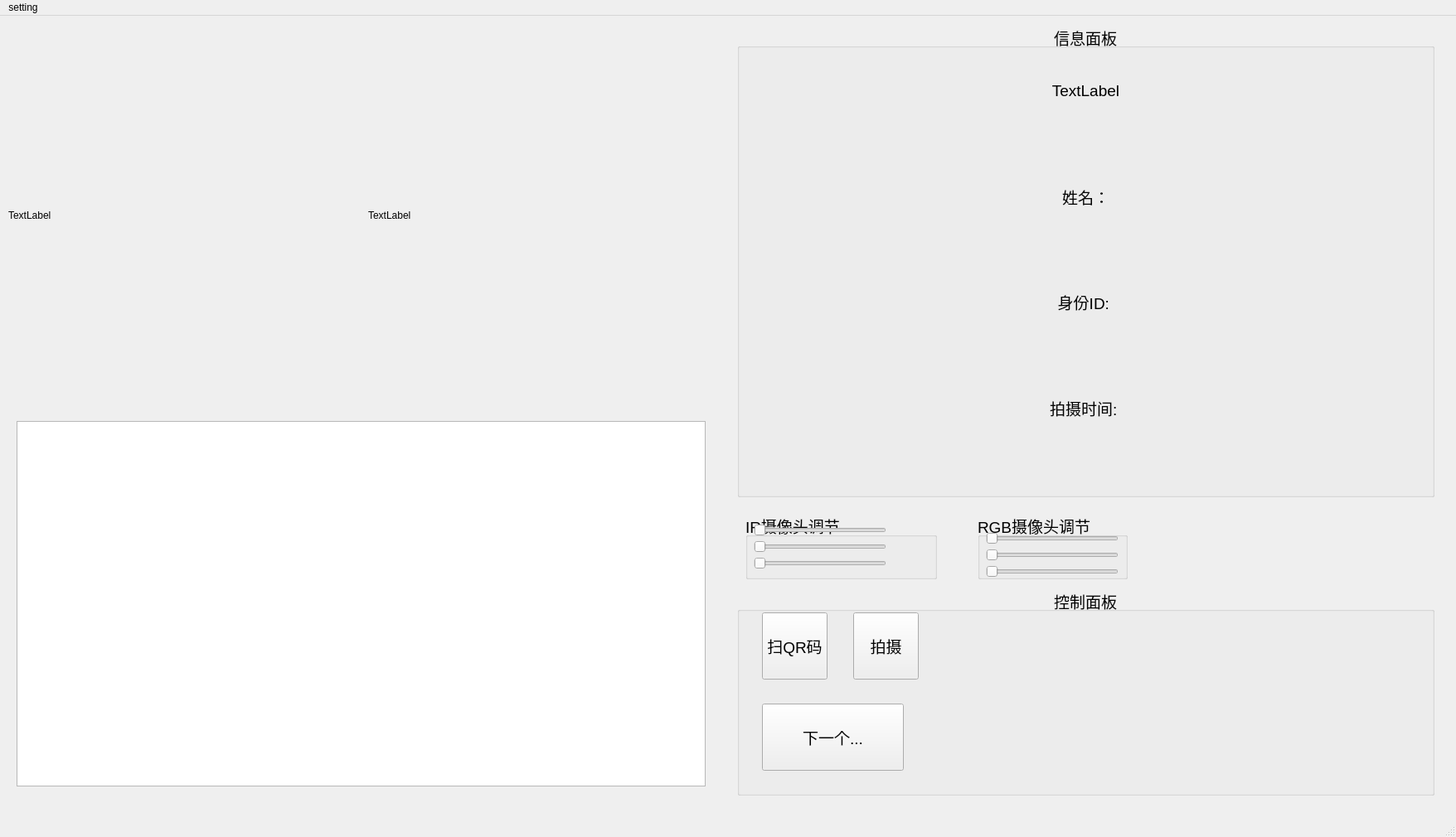
<?xml version="1.0" encoding="UTF-8"?>
<ui version="4.0">
 <class>MainWindow</class>
 <widget class="QMainWindow" name="MainWindow">
  <property name="geometry">
   <rect>
    <x>0</x>
    <y>0</y>
    <width>1756</width>
    <height>1010</height>
   </rect>
  </property>
  <property name="windowTitle">
   <string>MainWindow</string>
  </property>
  <widget class="QWidget" name="centralwidget">
   <widget class="QWidget" name="horizontalLayoutWidget">
    <property name="geometry">
     <rect>
      <x>0</x>
      <y>0</y>
      <width>1751</width>
      <height>951</height>
     </rect>
    </property>
    <layout class="QHBoxLayout" name="horizontalLayout">
     <item>
      <widget class="QWidget" name="capture_widget" native="true">
       <widget class="QWidget" name="verticalLayoutWidget">
        <property name="geometry">
         <rect>
          <x>10</x>
          <y>10</y>
          <width>861</width>
          <height>931</height>
         </rect>
        </property>
        <layout class="QVBoxLayout" name="verticalLayout_3">
         <item>
          <widget class="QWidget" name="video_widget" native="true">
           <widget class="QWidget" name="horizontalLayoutWidget_2">
            <property name="geometry">
             <rect>
              <x>0</x>
              <y>0</y>
              <width>861</width>
              <height>461</height>
             </rect>
            </property>
            <layout class="QHBoxLayout" name="horizontalLayout_3">
             <item>
              <widget class="QLabel" name="IR_cam">
               <property name="text">
                <string>TextLabel</string>
               </property>
              </widget>
             </item>
             <item>
              <widget class="QLabel" name="RGB_cam">
               <property name="text">
                <string>TextLabel</string>
               </property>
              </widget>
             </item>
            </layout>
           </widget>
          </widget>
         </item>
         <item>
          <widget class="QWidget" name="thumbnail_preview_widget" native="true">
           <widget class="QListWidget" name="thumbnail_listWidget">
            <property name="geometry">
             <rect>
              <x>10</x>
              <y>10</y>
              <width>831</width>
              <height>441</height>
             </rect>
            </property>
           </widget>
          </widget>
         </item>
        </layout>
       </widget>
      </widget>
     </item>
     <item>
      <widget class="QWidget" name="info_widget" native="true">
       <widget class="QGroupBox" name="ctrl_groupBox">
        <property name="geometry">
         <rect>
          <x>10</x>
          <y>690</y>
          <width>841</width>
          <height>251</height>
         </rect>
        </property>
        <property name="font">
         <font>
          <pointsize>14</pointsize>
         </font>
        </property>
        <property name="layoutDirection">
         <enum>Qt::LayoutDirection::LeftToRight</enum>
        </property>
        <property name="title">
         <string>控制面板</string>
        </property>
        <property name="alignment">
         <set>Qt::AlignmentFlag::AlignCenter</set>
        </property>
        <widget class="QPushButton" name="QR_Button">
         <property name="geometry">
          <rect>
           <x>30</x>
           <y>30</y>
           <width>79</width>
           <height>81</height>
          </rect>
         </property>
         <property name="text">
          <string>扫QR码</string>
         </property>
        </widget>
        <widget class="QPushButton" name="SNAP_Button">
         <property name="geometry">
          <rect>
           <x>140</x>
           <y>30</y>
           <width>79</width>
           <height>81</height>
          </rect>
         </property>
         <property name="text">
          <string>拍摄</string>
         </property>
        </widget>
        <widget class="QPushButton" name="NEXT_Button">
         <property name="geometry">
          <rect>
           <x>30</x>
           <y>140</y>
           <width>171</width>
           <height>81</height>
          </rect>
         </property>
         <property name="text">
          <string>下一个...</string>
         </property>
        </widget>
       </widget>
       <widget class="QGroupBox" name="info_groupBox">
        <property name="geometry">
         <rect>
          <x>10</x>
          <y>10</y>
          <width>841</width>
          <height>571</height>
         </rect>
        </property>
        <property name="font">
         <font>
          <pointsize>14</pointsize>
         </font>
        </property>
        <property name="title">
         <string>信息面板</string>
        </property>
        <property name="alignment">
         <set>Qt::AlignmentFlag::AlignCenter</set>
        </property>
        <widget class="QWidget" name="verticalLayoutWidget_2">
         <property name="geometry">
          <rect>
           <x>10</x>
           <y>20</y>
           <width>821</width>
           <height>631</height>
          </rect>
         </property>
         <layout class="QVBoxLayout" name="infoConsel_verticalLayout">
          <item>
           <widget class="QLabel" name="user_ico_label">
            <property name="text">
             <string>TextLabel</string>
            </property>
            <property name="scaledContents">
             <bool>false</bool>
            </property>
            <property name="alignment">
             <set>Qt::AlignmentFlag::AlignCenter</set>
            </property>
           </widget>
          </item>
          <item>
           <widget class="QLabel" name="name_label">
            <property name="font">
             <font>
              <pointsize>14</pointsize>
             </font>
            </property>
            <property name="text">
             <string>姓名：</string>
            </property>
            <property name="alignment">
             <set>Qt::AlignmentFlag::AlignCenter</set>
            </property>
           </widget>
          </item>
          <item>
           <widget class="QLabel" name="id_label">
            <property name="font">
             <font>
              <pointsize>14</pointsize>
             </font>
            </property>
            <property name="text">
             <string>身份ID: </string>
            </property>
            <property name="alignment">
             <set>Qt::AlignmentFlag::AlignCenter</set>
            </property>
           </widget>
          </item>
          <item>
           <widget class="QLabel" name="capture_timestamp_label">
            <property name="font">
             <font>
              <pointsize>14</pointsize>
             </font>
            </property>
            <property name="text">
             <string>拍摄时间: </string>
            </property>
            <property name="alignment">
             <set>Qt::AlignmentFlag::AlignCenter</set>
            </property>
           </widget>
          </item>
          <item>
           <widget class="QLabel" name="fill_label">
            <property name="text">
             <string/>
            </property>
           </widget>
          </item>
         </layout>
        </widget>
       </widget>
       <widget class="QWidget" name="ap_widget" native="true">
        <property name="geometry">
         <rect>
          <x>10</x>
          <y>590</y>
          <width>841</width>
          <height>111</height>
         </rect>
        </property>
        <widget class="QGroupBox" name="IR_ap_groupBox">
         <property name="geometry">
          <rect>
           <x>10</x>
           <y>10</y>
           <width>231</width>
           <height>80</height>
          </rect>
         </property>
         <property name="font">
          <font>
           <pointsize>14</pointsize>
          </font>
         </property>
         <property name="title">
          <string>IR摄像头调节</string>
         </property>
         <widget class="QSlider" name="IR_bright_ctrl_horizontalSlider">
          <property name="geometry">
           <rect>
            <x>10</x>
            <y>10</y>
            <width>160</width>
            <height>22</height>
           </rect>
          </property>
          <property name="orientation">
           <enum>Qt::Orientation::Horizontal</enum>
          </property>
         </widget>
         <widget class="QSlider" name="IR_contrast_ctrl_horizontalSlider">
          <property name="geometry">
           <rect>
            <x>10</x>
            <y>30</y>
            <width>160</width>
            <height>22</height>
           </rect>
          </property>
          <property name="orientation">
           <enum>Qt::Orientation::Horizontal</enum>
          </property>
         </widget>
         <widget class="QSlider" name="IR_exposure_ctrl_horizontalSlider">
          <property name="geometry">
           <rect>
            <x>10</x>
            <y>50</y>
            <width>160</width>
            <height>22</height>
           </rect>
          </property>
          <property name="orientation">
           <enum>Qt::Orientation::Horizontal</enum>
          </property>
         </widget>
        </widget>
        <widget class="QGroupBox" name="RGB_ap_groupBox">
         <property name="geometry">
          <rect>
           <x>290</x>
           <y>10</y>
           <width>181</width>
           <height>80</height>
          </rect>
         </property>
         <property name="font">
          <font>
           <pointsize>14</pointsize>
          </font>
         </property>
         <property name="title">
          <string>RGB摄像头调节</string>
         </property>
         <widget class="QSlider" name="RGB_bright_ctrl_horizontalSlider">
          <property name="geometry">
           <rect>
            <x>10</x>
            <y>20</y>
            <width>160</width>
            <height>22</height>
           </rect>
          </property>
          <property name="orientation">
           <enum>Qt::Orientation::Horizontal</enum>
          </property>
         </widget>
         <widget class="QSlider" name="RGB_contrast_ctrl_horizontalSlider">
          <property name="geometry">
           <rect>
            <x>10</x>
            <y>40</y>
            <width>160</width>
            <height>22</height>
           </rect>
          </property>
          <property name="orientation">
           <enum>Qt::Orientation::Horizontal</enum>
          </property>
         </widget>
         <widget class="QSlider" name="RGB_exposure_ctrl_horizontalSlider">
          <property name="geometry">
           <rect>
            <x>10</x>
            <y>60</y>
            <width>160</width>
            <height>22</height>
           </rect>
          </property>
          <property name="orientation">
           <enum>Qt::Orientation::Horizontal</enum>
          </property>
         </widget>
        </widget>
       </widget>
       <zorder>info_groupBox</zorder>
       <zorder>ctrl_groupBox</zorder>
       <zorder>ap_widget</zorder>
      </widget>
     </item>
    </layout>
   </widget>
  </widget>
  <widget class="QMenuBar" name="menubar">
   <property name="geometry">
    <rect>
     <x>0</x>
     <y>0</y>
     <width>1756</width>
     <height>33</height>
    </rect>
   </property>
   <widget class="QMenu" name="menusetting">
    <property name="font">
     <font>
      <pointsize>12</pointsize>
     </font>
    </property>
    <property name="title">
     <string>setting</string>
    </property>
    <addaction name="action_camera"/>
    <addaction name="separator"/>
    <addaction name="action_resolution"/>
    <addaction name="separator"/>
    <addaction name="action_max_snapshots"/>
    <addaction name="separator"/>
    <addaction name="action_rate"/>
   </widget>
   <addaction name="menusetting"/>
  </widget>
  <widget class="QStatusBar" name="statusbar"/>
  <action name="action_resolution">
   <property name="text">
    <string>resolution
</string>
   </property>
   <property name="font">
    <font>
     <pointsize>12</pointsize>
    </font>
   </property>
  </action>
  <action name="action_rate">
   <property name="text">
    <string>rate</string>
   </property>
   <property name="font">
    <font>
     <pointsize>12</pointsize>
    </font>
   </property>
  </action>
  <action name="action_max_snapshots">
   <property name="text">
    <string>max snapshots</string>
   </property>
   <property name="font">
    <font>
     <pointsize>12</pointsize>
    </font>
   </property>
  </action>
  <action name="action_camera">
   <property name="text">
    <string>camera</string>
   </property>
  </action>
 </widget>
 <resources/>
 <connections/>
</ui>
